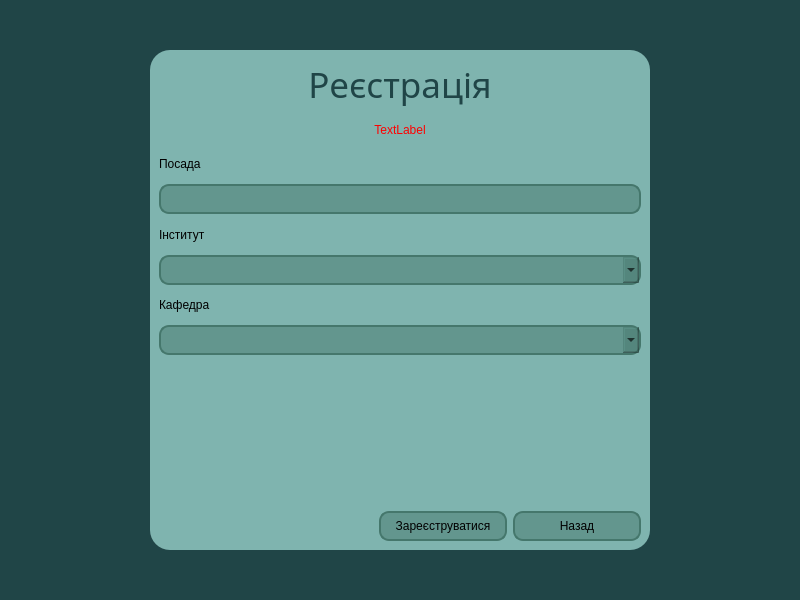
<?xml version="1.0" encoding="UTF-8"?>
<ui version="4.0">
 <class>MainWindow</class>
 <widget class="QMainWindow" name="MainWindow">
  <property name="geometry">
   <rect>
    <x>0</x>
    <y>0</y>
    <width>800</width>
    <height>600</height>
   </rect>
  </property>
  <property name="minimumSize">
   <size>
    <width>800</width>
    <height>600</height>
   </size>
  </property>
  <property name="maximumSize">
   <size>
    <width>800</width>
    <height>600</height>
   </size>
  </property>
  <property name="windowTitle">
   <string>MainWindow</string>
  </property>
  <property name="styleSheet">
   <string notr="true">background-color: rgb(32, 69, 71);</string>
  </property>
  <widget class="QWidget" name="centralwidget">
   <layout class="QGridLayout" name="gridLayout">
    <item row="0" column="0">
     <layout class="QHBoxLayout" name="horizontalLayout">
      <property name="leftMargin">
       <number>100</number>
      </property>
      <property name="topMargin">
       <number>30</number>
      </property>
      <property name="rightMargin">
       <number>100</number>
      </property>
      <property name="bottomMargin">
       <number>30</number>
      </property>
      <item>
       <widget class="QWidget" name="widget" native="true">
        <property name="sizePolicy">
         <sizepolicy hsizetype="Expanding" vsizetype="Expanding">
          <horstretch>0</horstretch>
          <verstretch>0</verstretch>
         </sizepolicy>
        </property>
        <property name="minimumSize">
         <size>
          <width>500</width>
          <height>500</height>
         </size>
        </property>
        <property name="maximumSize">
         <size>
          <width>500</width>
          <height>500</height>
         </size>
        </property>
        <property name="styleSheet">
         <string notr="true">background-color: rgb(127, 180, 175);
border-radius: 20px;</string>
        </property>
        <layout class="QGridLayout" name="gridLayout_2">
         <item row="0" column="0">
          <layout class="QVBoxLayout" name="verticalLayout">
           <item>
            <widget class="QLabel" name="label_3">
             <property name="minimumSize">
              <size>
               <width>0</width>
               <height>50</height>
              </size>
             </property>
             <property name="font">
              <font>
               <family>Sitka</family>
               <pointsize>26</pointsize>
              </font>
             </property>
             <property name="styleSheet">
              <string notr="true">color: rgb(32, 69, 71);</string>
             </property>
             <property name="text">
              <string>Реєстрація</string>
             </property>
             <property name="alignment">
              <set>Qt::AlignCenter</set>
             </property>
            </widget>
           </item>
           <item>
            <widget class="QLabel" name="successLabel">
             <property name="styleSheet">
              <string notr="true">color: rgb(255, 0, 0);</string>
             </property>
             <property name="text">
              <string>TextLabel</string>
             </property>
             <property name="alignment">
              <set>Qt::AlignCenter</set>
             </property>
            </widget>
           </item>
           <item>
            <widget class="QLabel" name="label">
             <property name="text">
              <string>Посада</string>
             </property>
            </widget>
           </item>
           <item>
            <widget class="QLineEdit" name="lineEdit">
             <property name="minimumSize">
              <size>
               <width>0</width>
               <height>30</height>
              </size>
             </property>
             <property name="styleSheet">
              <string notr="true">border-style: solid;
border-width: 2px;
border-color: rgb(69, 119, 108);
background-color: rgba(69, 119, 108, 125);
border-radius: 10px;</string>
             </property>
             <property name="maxLength">
              <number>255</number>
             </property>
            </widget>
           </item>
           <item>
            <widget class="QLabel" name="label_2">
             <property name="text">
              <string>Інститут</string>
             </property>
            </widget>
           </item>
           <item>
            <widget class="QComboBox" name="instituteBox">
             <property name="minimumSize">
              <size>
               <width>0</width>
               <height>30</height>
              </size>
             </property>
             <property name="cursor">
              <cursorShape>PointingHandCursor</cursorShape>
             </property>
             <property name="styleSheet">
              <string notr="true">border-style: solid;
border-width: 2px;
border-color: rgb(69, 119, 108);
background-color: rgba(69, 119, 108, 125);
border-radius: 10px;</string>
             </property>
            </widget>
           </item>
           <item>
            <widget class="QLabel" name="label_4">
             <property name="text">
              <string>Кафедра</string>
             </property>
            </widget>
           </item>
           <item>
            <widget class="QComboBox" name="departmentBox">
             <property name="minimumSize">
              <size>
               <width>0</width>
               <height>30</height>
              </size>
             </property>
             <property name="cursor">
              <cursorShape>PointingHandCursor</cursorShape>
             </property>
             <property name="styleSheet">
              <string notr="true">border-style: solid;
border-width: 2px;
border-color: rgb(69, 119, 108);
background-color: rgba(69, 119, 108, 125);
border-radius: 10px;</string>
             </property>
            </widget>
           </item>
           <item>
            <layout class="QHBoxLayout" name="horizontalLayout_2">
             <property name="leftMargin">
              <number>220</number>
             </property>
             <property name="topMargin">
              <number>150</number>
             </property>
             <item>
              <widget class="QPushButton" name="registerButton">
               <property name="minimumSize">
                <size>
                 <width>100</width>
                 <height>30</height>
                </size>
               </property>
               <property name="cursor">
                <cursorShape>PointingHandCursor</cursorShape>
               </property>
               <property name="styleSheet">
                <string notr="true">border-style: solid;
border-width: 2px;
border-color: rgb(69, 119, 108);
background-color: rgba(69, 119, 108, 125);
border-radius: 10px;</string>
               </property>
               <property name="text">
                <string>Зареєструватися</string>
               </property>
              </widget>
             </item>
             <item>
              <widget class="QPushButton" name="returnButton">
               <property name="minimumSize">
                <size>
                 <width>100</width>
                 <height>30</height>
                </size>
               </property>
               <property name="cursor">
                <cursorShape>PointingHandCursor</cursorShape>
               </property>
               <property name="styleSheet">
                <string notr="true">border-style: solid;
border-width: 2px;
border-color: rgb(69, 119, 108);
background-color: rgba(69, 119, 108, 125);
border-radius: 10px;</string>
               </property>
               <property name="text">
                <string>Назад</string>
               </property>
              </widget>
             </item>
            </layout>
           </item>
          </layout>
         </item>
        </layout>
       </widget>
      </item>
     </layout>
    </item>
   </layout>
  </widget>
 </widget>
 <resources/>
 <connections/>
</ui>
